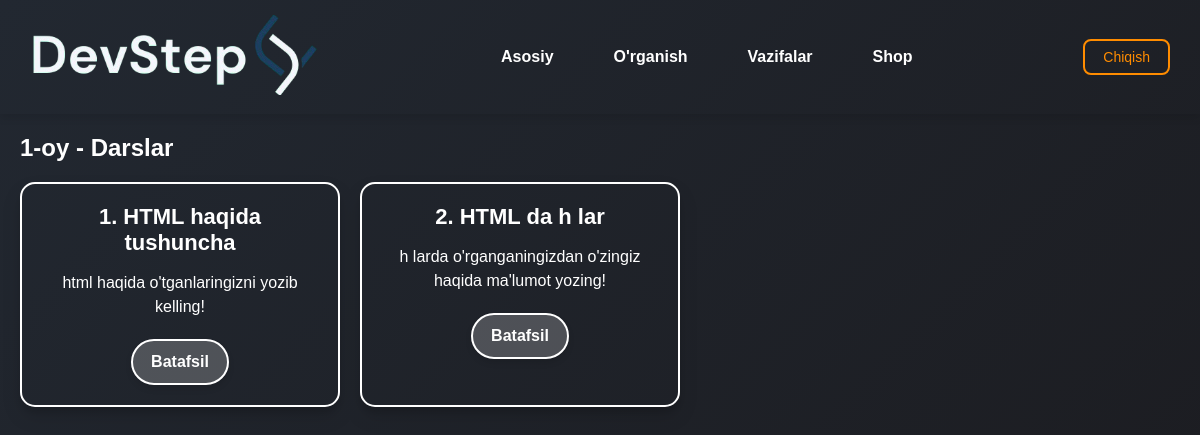
Page /learn/3/3/ on the earlier database version.
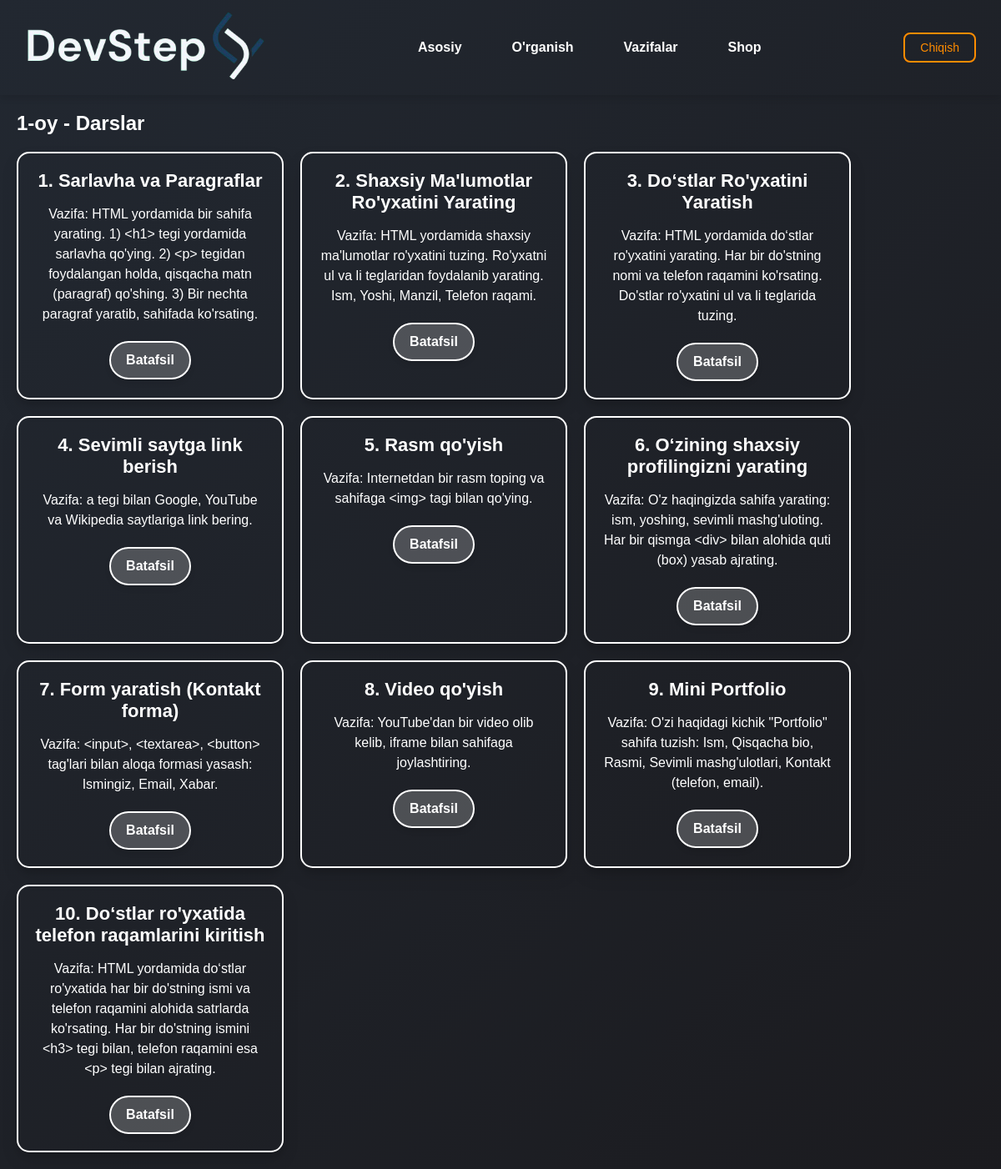
Same page on the later database version.
### accounts/models.py (models this page shows, shortened)
class Month(models.Model):  # Oylik kurslar
    name = models.CharField(max_length=50)
    direction = models.ForeignKey(Direction, on_delete=models.CASCADE, related_name="months")

class Lesson(models.Model):  # Darslar
    title = models.CharField(max_length=100)
    description = models.TextField()
    month = models.ForeignKey(Month, on_delete=models.CASCADE, related_name="lessons")
    zip_file = models.FileField(upload_to="lessons/zips/", blank=True, null=True)
    link = models.URLField(blank=True, null=True)

### accounts/views.py (the view)
# urls.py: path('learn/<int:direction_id>/<int:month_id>/', lesson_list, name='lesson_list'),
def lesson_list(request, direction_id, month_id):
    direction = get_object_or_404(Direction, id=direction_id)
    month = get_object_or_404(Month, id=month_id)
    lessons = Lesson.objects.filter(month=month)
    return render(request, 'lesson_list.html', {
        'direction': direction,
        'month': month,
        'lessons': lessons
    })

### templates/lesson_list.html (shortened to what this page needs)
{% load static %}
<!DOCTYPE html>
<html lang="en">
<head>
    <link rel="stylesheet" href="{% static 'css/style.css' %}">
</head>
<body>
    <div class="header">
        <div class="header-logo">
            <a href="{% url 'main' %}">
                <img src="{% static 'img/logo.svg' %}" alt="">
            </a>
        </div>
        <div class="header-nav">
            <a href="{% url 'main' %}">Asosiy</a>
            <a href="{% url 'videos' %}">O'rganish</a>
            <a href="{% url 'direction_list' %}">Vazifalar</a>
            <a href="{% url 'shop' %}">Shop</a>
        </div>
        <a class="post-button" href="{% url 'logout' %}">Chiqish</a>
    </div>
    <main class="container content">
        <h2>{{ month.name }} - Darslar</h2>
        <div class="card-container">
            {% for lesson in lessons %}
            <div class="card">
                <h3>{{ lesson.title }}</h3>
                <p>{{ lesson.description }}</p>
                <a href="{% url 'lesson_detail' direction.id month.id lesson.id %}" class="button">Batafsil</a>
            </div>
            {% endfor %}
        </div>
    </main>
</body>
</html>

### static/css/style.css (style rules this page uses)
* { box-sizing: border-box; margin: 0; padding: 0; font-family: Arial, sans-serif; cursor: url('../img/cursor.png'), auto; }
body { height: 100%; margin: 0; padding: 0; background: linear-gradient(135deg, #222831, #1B1B1F); background-repeat: no-repeat; background-attachment: fixed; background-size: cover; color: white; }
.header-nav { display: flex; gap: 30px; transition: all 0.4s ease; }
.header-nav a { color: #ffffff; text-decoration: none; font-weight: 500; font-size: 16px; transition: color 0.3s; }
.post-button { padding: 8px 18px; font-size: 14px; border: 2px solid #ff8c00; color: #ff8c00; background: transparent; border-radius: 8px; cursor: pointer; transition: all 0.3s; text-decoration: none; }
.header { padding: 15px 30px; box-shadow: 0 4px 8px rgba(0, 0, 0, 0.1); display: flex; align-items: center; justify-content: space-between; position: sticky; top: 0; z-index: 1000; }
.header-logo { display: flex; align-items: center; }
.header-logo img { height: 80px; margin-right: 10px; }
.header-nav a { margin: 0 15px; color: #ffffff; text-decoration: none; font-weight: bold; transition: all 0.3s ease; }
.content { padding: 20px; display: flex; justify-content: center; flex-direction: column; font-family: 'Arial', sans-serif; }
.card-container { display: flex; flex-wrap: wrap; gap: 20px; justify-content: start; margin-top: 20px; }
.card { background: rgba(255, 255, 255, 0); border: 2px solid white; border-radius: 15px; padding: 20px; width: 320px; text-align: center; box-shadow: 0 10px 20px rgba(0, 0, 0, 0.1), 0 6px 6px rgba(0, 0, 0, 0.1); transition: transform 0.3s ease, box-shadow 0.3s ease; }
.card h3 { margin-bottom: 15px; font-size: 22px; font-weight: bold; color: #ffffff; }
.card p { margin-bottom: 20px; color: #ffffff; font-size: 16px; line-height: 1.5; }
.button { display: inline-block; background: rgba(255, 255, 255, 0.212); color: white; padding: 12px 18px; text-decoration: none; border-radius: 30px; font-size: 16px; font-weight: bold; box-shadow: 0 4px 6px rgba(0, 0, 0, 0.1); border: 2px solid white; }

Differences in the rows shown:
removed Lesson: title "1. HTML haqida tushuncha", description "html haqida o'tganlaringizni yozib kelling!"
removed Lesson: title "2. HTML da h lar", description "h larda o'rganganingizdan o'zingiz haqida ma'lumot yozing!"
added Lesson: title "1. Sarlavha va Paragraflar", description "Vazifa: HTML yordamida bir sahifa yarating. 1) <h1> tegi yordamida sarlavha qo'ying. 2) <p> tegidan foydalangan holda, qisqacha matn (paragraf) qo'shing. 3) Bir nechta paragraf yaratib, sahifada ko'rsating."
added Lesson: title "2. Shaxsiy Ma'lumotlar Ro'yxatini Yarating", description "Vazifa: HTML yordamida shaxsiy ma'lumotlar ro'yxatini tuzing. Ro'yxatni ul va li teglaridan foydalanib yarating. Ism, Yoshi, Manzil, Telefon raqami."
added Lesson: title "3. Do‘stlar Ro'yxatini Yaratish", description "Vazifa: HTML yordamida do‘stlar ro'yxatini yarating. Har bir do'stning nomi va telefon raqamini ko'rsating. Do'stlar ro'yxatini ul va li teglarida tuzing."
added Lesson: title "4. Sevimli saytga link berish", description "Vazifa: a tegi bilan Google, YouTube va Wikipedia saytlariga link bering."
added Lesson: title "5. Rasm qo'yish", description "Vazifa: Internetdan bir rasm toping va sahifaga <img> tagi bilan qo'ying."
added Lesson: title "6. O‘zining shaxsiy profilingizni yarating", description "Vazifa: O'z haqingizda sahifa yarating: ism, yoshing, sevimli mashg'uloting. Har bir qismga <div> bilan alohida quti (box) yasab ajrating."
added Lesson: title "7. Form yaratish (Kontakt forma)", description "Vazifa: <input>, <textarea>, <button> tag'lari bilan aloqa formasi yasash: Ismingiz, Email, Xabar."
added Lesson: title "8. Video qo'yish", description "Vazifa: YouTube'dan bir video olib kelib, iframe bilan sahifaga joylashtiring."
added Lesson: title "9. Mini Portfolio", description "Vazifa: O'zi haqidagi kichik \"Portfolio\" sahifa tuzish: Ism, Qisqacha bio, Rasmi, Sevimli mashg'ulotlari, Kontakt (telefon, email)."
added Lesson: title "10. Do‘stlar ro'yxatida telefon raqamlarini kiritish", description "Vazifa: HTML yordamida do‘stlar ro'yxatida har bir do'stning ismi va telefon raqamini alohida satrlarda ko'rsating. Har bir do'stning ismini <h3> tegi bilan, telefon raqamini esa <p> tegi bilan ajrating."
